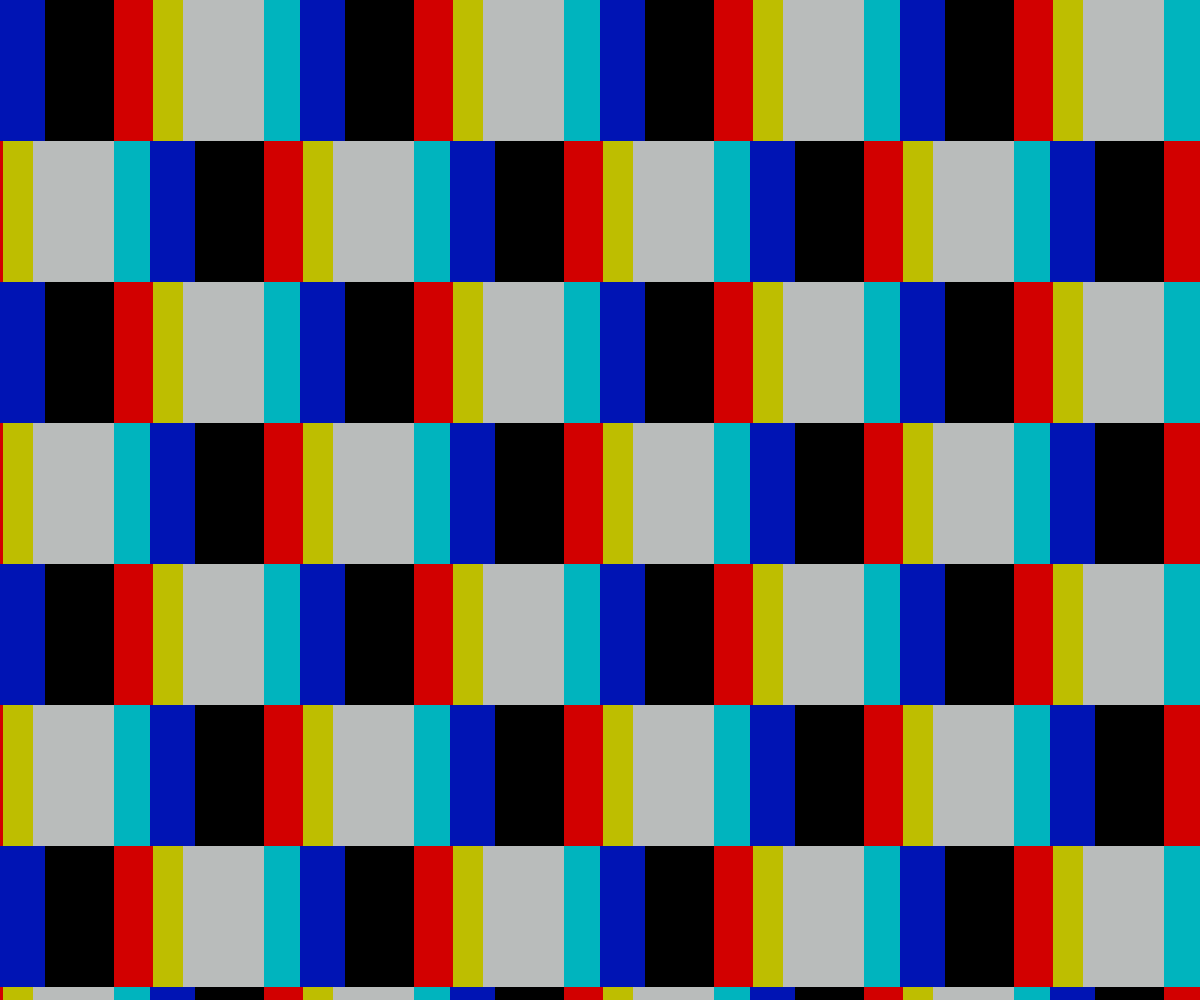
Frame 1 (no input)
Frame 2 (the mouse pressed at the canvas centre, redrawn once): identical to frame 1, image omitted

The p5.js sketch that drew this single still picture (run headless with seeded random() and noise() and a simulated clock; the mouse was pressed at the canvas centre and the sketch redrawn once):

// p5.js sketch
// ── sketch.js
function setup() {
  createCanvas(windowWidth, windowHeight);
  noLoop();
}

function draw() {

  background(0);
  noStroke();

  // ----------------------------------------------------------
  // DIMENSÕES DO PADRÃO
  // ----------------------------------------------------------

  // A imagem original possui aproximadamente 4 unidades
  // completas na largura.
  let unidade = width / 4;

  // A altura de cada faixa acompanha a proporção da referência.
  let altura = unidade * 0.47;


  // ----------------------------------------------------------
  // REPETIÇÃO DAS LINHAS
  // ----------------------------------------------------------

  for (let linha = 0; linha < height / altura + 1; linha++) {

    let y = linha * altura;

    // Linhas alternadas começam em posições diferentes.
    let deslocamento = (linha % 2) * unidade / 2;


    // --------------------------------------------------------
    // REPETIÇÃO HORIZONTAL
    // --------------------------------------------------------

    for (let coluna = -2; coluna < 7; coluna++) {

      let x = coluna * unidade - deslocamento;


      // ------------------------------------------------------
      // AZUL
      // ------------------------------------------------------

      fill(0, 20, 180);

      quad(
        x, y,
        x + unidade * 0.15, y,
        x + unidade * 0.15, y + altura,
        x, y + altura
      );


      // ------------------------------------------------------
      // PRETO
      // ------------------------------------------------------

      fill(0);

      quad(
        x + unidade * 0.15, y,
        x + unidade * 0.38, y,
        x + unidade * 0.38, y + altura,
        x + unidade * 0.15, y + altura
      );


      // ------------------------------------------------------
      // VERMELHO
      // ------------------------------------------------------

      fill(210, 0, 0);

      quad(
        x + unidade * 0.38, y,
        x + unidade * 0.51, y,
        x + unidade * 0.51, y + altura,
        x + unidade * 0.38, y + altura
      );


      // ------------------------------------------------------
      // AMARELO
      // ------------------------------------------------------

      fill(190, 190, 0);

      quad(
        x + unidade * 0.51, y,
        x + unidade * 0.61, y,
        x + unidade * 0.61, y + altura,
        x + unidade * 0.51, y + altura
      );


      // ------------------------------------------------------
      // CINZA
      // ------------------------------------------------------

      fill(185, 188, 187);

      quad(
        x + unidade * 0.61, y,
        x + unidade * 0.88, y,
        x + unidade * 0.88, y + altura,
        x + unidade * 0.61, y + altura
      );


      // ------------------------------------------------------
      // CIANO
      // ------------------------------------------------------

      fill(0, 180, 190);

      quad(
        x + unidade * 0.88, y,
        x + unidade * 1.01, y,
        x + unidade * 1.01, y + altura,
        x + unidade * 0.88, y + altura
      );
    }
  }
}


// ------------------------------------------------------------
// REDIMENSIONAMENTO DA JANELA
// ------------------------------------------------------------

function windowResized() {
  resizeCanvas(windowWidth, windowHeight);
  redraw();
}
